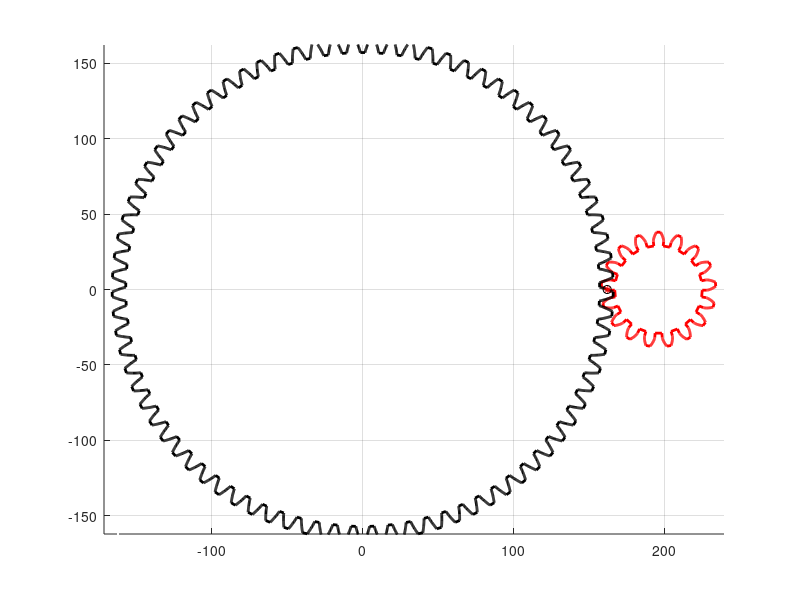

MATLAB code for this plot:
function demo4
% Abrollen von Scheibe A auf Scheibe B
% E.GEKELER, RELEASE 13.3.04
% Scheibe A : M1        : Mittelpunkt, X : Rand
% Scheibe B : M2 = (0,0): fester Mittelpunkt, Y : Rand
% anfaengl. Beruehrpunkt X(:,1) = Y(:,1)
% OPTION = 0: Scheibe A wandert um Scheibe B
% OPTION = 1: Scheibe A wandert auf und ab
% Zuerst Scheiben Konstruieren nach Vorlage
% Scheibe B positiv orientieren,
% Scheibe A positv orientieren, wenn A in B l"auft,
% sonst negativ orientieren
% ACHTUNG: Polygonzug NICHT schliessen, weil
% doppelte Punkte nicht vorkommen duerfen
% TOL : Toleranz fuer Abbruch in Bisektion
% NN : Anzahl Winkelschritte, gekoppelt mit TOL
clc, clf, format compact, format short g
K = [1,2,3,4]; done = 0;
flag = 0;
if flag == 1
   while ~done
      nr   = input(' Beispiel Nr. (1/2/3/4) ')
      done = ismember(nr,K);
   end;
end
% -- ALLGEMEINE PARAMETER ---------------------
OPTION = 0;
% ------------------------------------------
nr = 1;
switch nr
case 1
   % Zwei Zahnraeder, A auf B
   STEPNR  = 4;  % Anzahl Drehschritte
   TOL     = 1.0E-4; % Toleranz fuer Einfuegen
   A_AUF_B = 1;    % A auf/in B: 1/0
   GRAFIK = 1; NN = 60; % Winkelschritt = 2*pi/NN
   load scheibe26 XXA RRA % kleine Scheibe
   load scheibe27 XXB RRB % grosse Scheibes
   X = XXA; Y = XXB;
   % -- Verschiebung ----------------------
   M1 = RRA+RRB;
   %M1 = M1 - 0.05; X = X - 0.05;
% -- Bildjustierung -----------------------
clf, hold on
rr = 0.02;
plot(-RRB,-RRB,'w.'), hold on
plot(M1+RRA,RRB,'w.'), hold on

axis equal tight, axis manual, grid on

M2 = [0;0]; m = [M1;0];
XXA = X + m*ones(1,size(X,2));
XXB = Y;
plot(XXA(1,:),XXA(2,:),'r','linewidth',2), hold on
plot(XXB(1,:),XXB(2,:),'k','linewidth',2), hold on
%fill(XXB(1,:),XXB(2,:),'y')
M1 = [M1;0];
XXAL = size(XXA,2)
plot(XXA(1,347),XXA(2,347),'r*'), hold on
plot(XXB(1,31),XXB(2,31),'ko'), hold on

end
